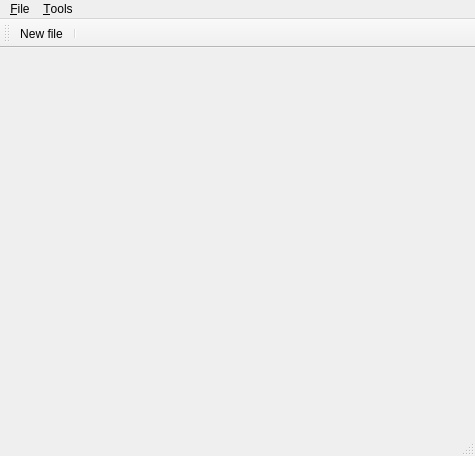
<?xml version="1.0" encoding="UTF-8"?>
<ui version="4.0">
 <class>MainWindow</class>
 <widget class="QMainWindow" name="MainWindow">
  <property name="geometry">
   <rect>
    <x>0</x>
    <y>0</y>
    <width>475</width>
    <height>456</height>
   </rect>
  </property>
  <property name="windowTitle">
   <string>MainWindow</string>
  </property>
  <widget class="QWidget" name="centralWidget">
   <layout class="QHBoxLayout" name="horizontalLayout">
    <item>
     <widget class="QVTKWidget" name="qvtk"/>
    </item>
   </layout>
  </widget>
  <widget class="QMenuBar" name="menuBar">
   <property name="geometry">
    <rect>
     <x>0</x>
     <y>0</y>
     <width>475</width>
     <height>19</height>
    </rect>
   </property>
   <widget class="QMenu" name="menuFile">
    <property name="title">
     <string>&amp;File</string>
    </property>
    <addaction name="action_New_file"/>
   </widget>
   <widget class="QMenu" name="menu_Tools">
    <property name="title">
     <string>&amp;Tools</string>
    </property>
    <addaction name="action_Load_camera_path"/>
   </widget>
   <addaction name="menuFile"/>
   <addaction name="menu_Tools"/>
  </widget>
  <widget class="QStatusBar" name="statusBar"/>
  <widget class="QToolBar" name="mainToolBar">
   <attribute name="toolBarArea">
    <enum>TopToolBarArea</enum>
   </attribute>
   <attribute name="toolBarBreak">
    <bool>false</bool>
   </attribute>
   <addaction name="action_New_file"/>
   <addaction name="separator"/>
  </widget>
  <action name="action_New_file">
   <property name="text">
    <string>&amp;New file</string>
   </property>
   <property name="shortcut">
    <string>Ctrl+N</string>
   </property>
  </action>
  <action name="action_Load_camera_path">
   <property name="text">
    <string>&amp;Load camera path</string>
   </property>
  </action>
 </widget>
 <layoutdefault spacing="6" margin="11"/>
 <customwidgets>
  <customwidget>
   <class>QVTKWidget</class>
   <extends>QWidget</extends>
   <header>QVTKWidget.h</header>
  </customwidget>
 </customwidgets>
 <resources/>
 <connections/>
</ui>
